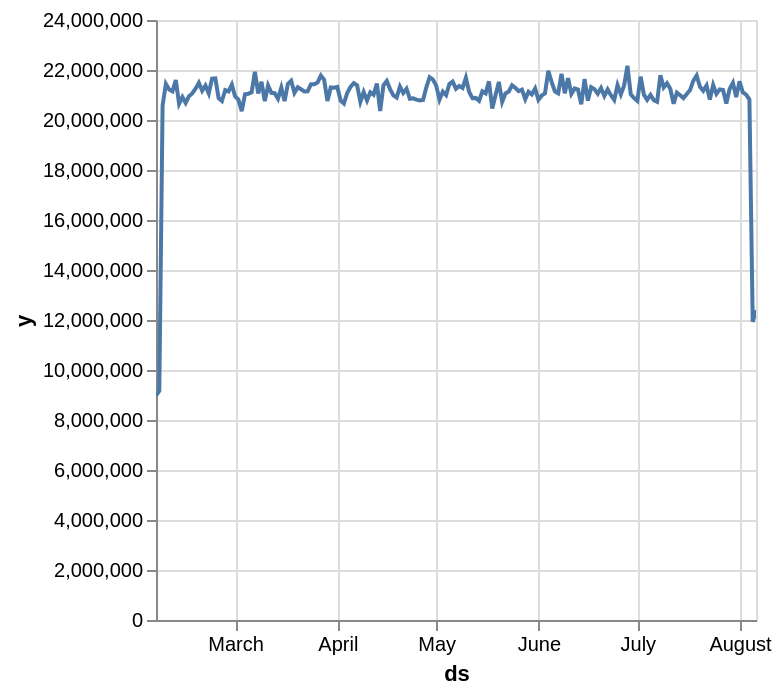

The notebook cell this image was saved under:
### Code cell
chart = df_result.plot.line(x="ds", y="y")
chart.display()

### Figure 1 — Vega-Lite specification as saved in the notebook (floating-point values rounded to 4 significant figures; data arrays with more than 128 entries replaced by an {"elided": "..."} marker saying what was removed)
{"config": {"view": {"continuousWidth": 300, "continuousHeight": 300}}, "data": {"name": "data-2b82751a12456fc58554a3da0e602840"}, "mark": {"type": "line", "tooltip": true}, "encoding": {"x": {"field": "ds", "type": "temporal"}, "y": {"field": "y", "type": "quantitative"}}, "params": [{"name": "param_1e9efca18e7a2868", "select": {"type": "interval", "encodings": ["x", "y"]}, "bind": "scales"}], "$schema": "https://vega.github.io/schema/vega-lite/v6.4.1.json", "datasets": {"data-2b82751a12456fc58554a3da0e602840": {"elided": "183 records"}}}
